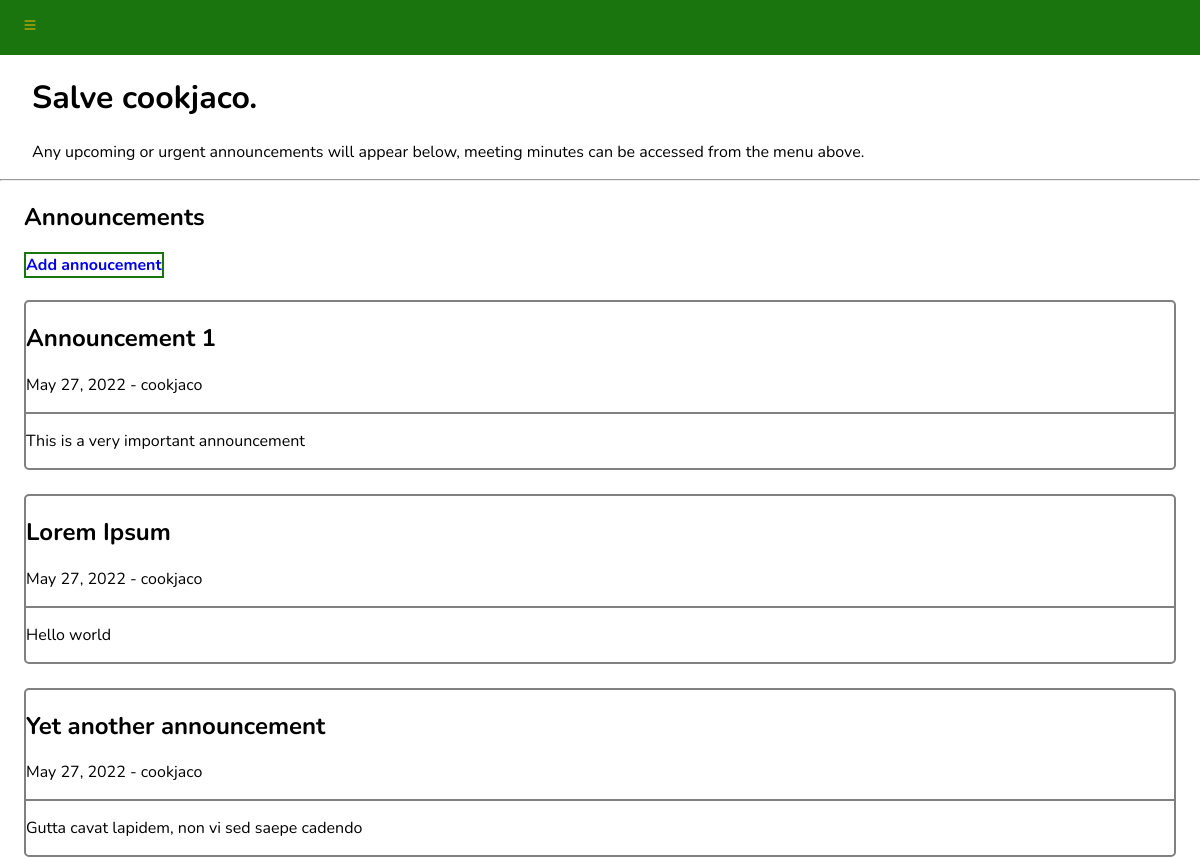
The page /student_portal/ (signed in) on the database as committed earlier.
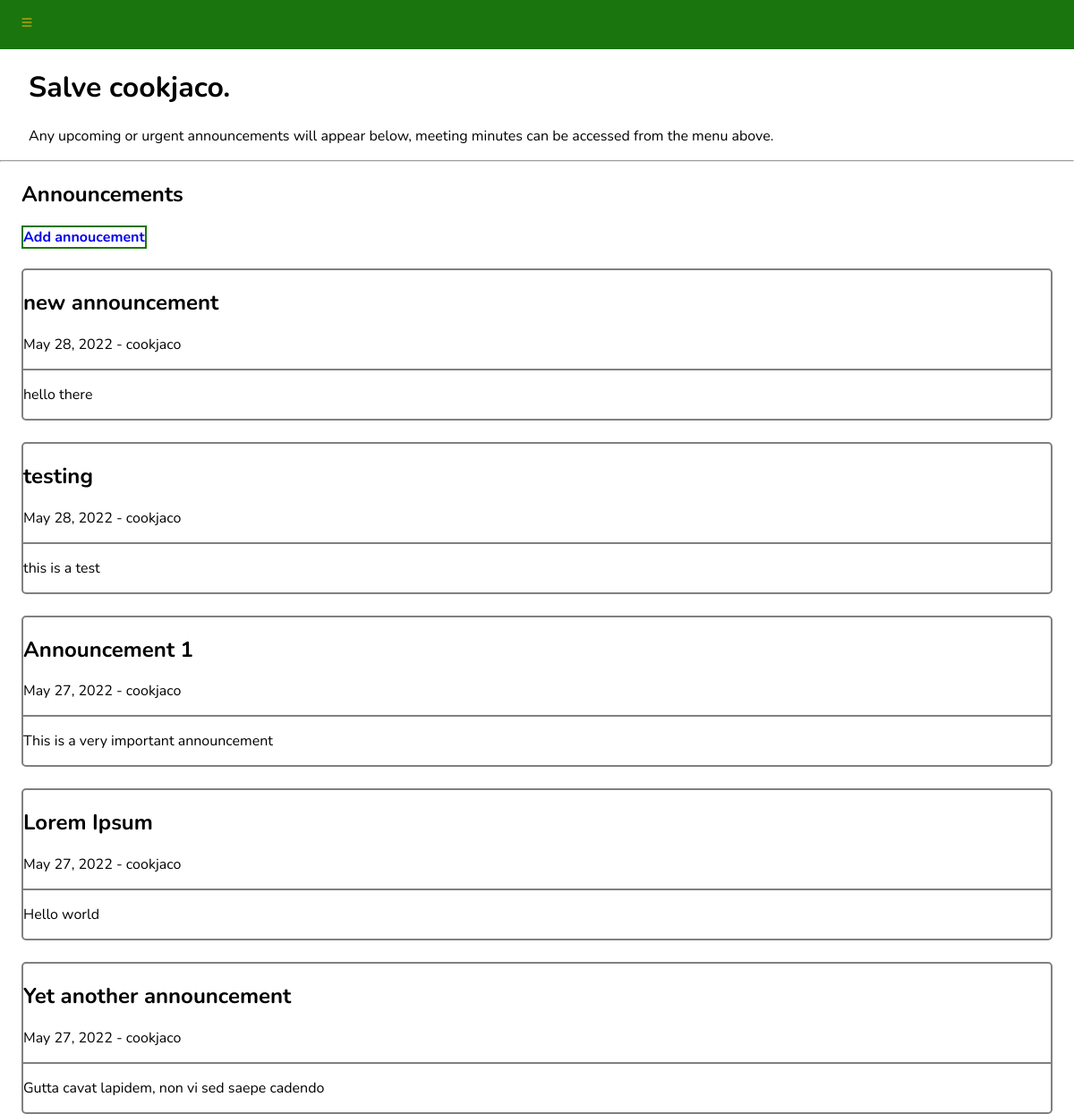
The same page on the database as committed later.
### student_portal/models.py (models this page shows)
class Announcement(models.Model):
  title = models.CharField(max_length=200)
  date = models.DateField(default=timezone.now)
  contents = models.CharField(max_length=2000)
  sender = models.ForeignKey(User, on_delete=models.CASCADE)
  class Meta:
    ordering = ["-date"]

### student_portal/views.py (the view)
# urls.py: path("", views.dashboard, name="dashboard"),
@login_required
def dashboard(request):
  announcements = Announcement.objects.all()
  return render(request, "student_portal/dashboard.html", {"announcements": announcements})

### student_portal/templates/student_portal/dashboard.html (shortened to what this page needs)
{% extends 'base_2.html' %}
{% block content %}
<div class="flex-container">
  <div id="navbar">
    <div id="sidebar">
      <button onclick="expandNav()" id="menu-toggle">
      </button>
    </div>
  </div>
</div>
<div class="main-content">
    <h1>Salve {{request.user}}.</h1>
    <p>Any upcoming or urgent announcements will appear below, meeting minutes can be accessed from the menu above.</p>
  </div>
<hr>
<div class="announcements-block">
  <h2>Announcements</h2>
  {% if perms.student_portal.add_announcement %}
  <h4>
    <a id="link-btn" href="{% url 'student_portal:new_announcement' %}">Add annoucement</a>
  </h4>
  {% endif %}
  {% if not announcements %}
  <p>Any announcements will show up here</p>
  {% else %}
  {% for announcement in announcements %}
  <div class="announcement">
    <div class="announcement-header">
      <h2>{{announcement.title}}</h2>
      <p>{{announcement.date}} - {{announcement.sender}}</p>
    </div>
    <div class="announcement-body">
      <p>{{announcement.contents}}</p>
    </div>
  </div>
  {% endfor %}
  {% endif %}
</div>
{% endblock %}

### student_portal/templates/base_2.html (shortened to what this page needs)
{% load static %}
<!DOCTYPE html>
<html>
  <head>
    <link rel="stylesheet" href="{% static 'student_portal/student_styles.css' %}">
  </head>
  <body>
    {% block content %}
    {% endblock %}
  </body>
</html>

### student_portal/static/student_portal/student_styles.css (style rules this page uses)
* { font-family: 'Nunito', sans-serif; }
body { margin: 0; }
#navbar { margin: 0; background-color: #1a750e; padding: 1rem; }
#menu-toggle { background-color: #1a750e; border: none; cursor: pointer; }
#link-btn { text-decoration: none; border: 2px solid #1a750e; }
.announcements-block { padding-left: 1.5rem; padding-right: 1.5rem; }
.announcement { border: 2.5px solid grey; border-radius: 5px; margin-top: 1.5rem; }
.announcement-header { border-bottom: 2.5px solid grey; }
.main-content { padding-left: 2rem; }

Rows that differ between the two databases and show on the page:
added Announcement: title "new announcement", date "May 28, 2022", sender "cookjaco", contents "hello there"
added Announcement: title "testing", date "May 28, 2022", sender "cookjaco", contents "this is a test"
